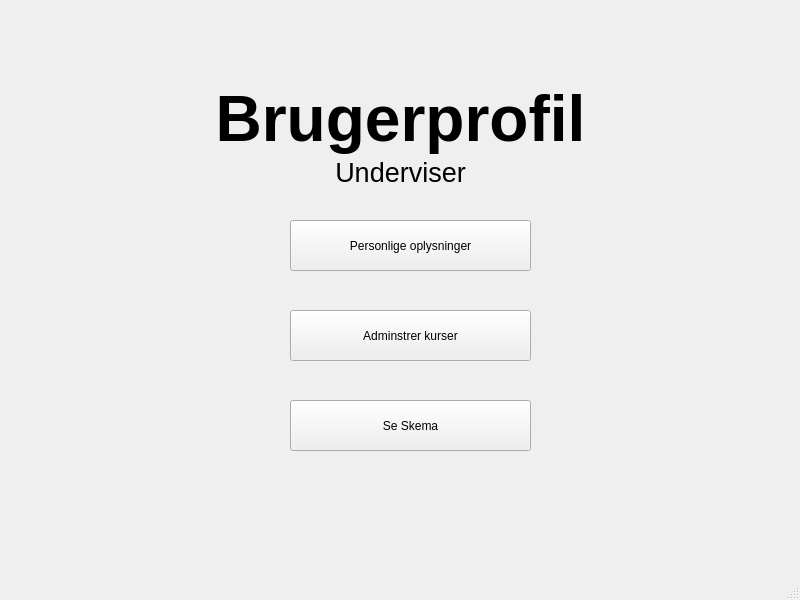
<?xml version="1.0" encoding="UTF-8"?>
<ui version="4.0">
 <class>MainWindow</class>
 <widget class="QMainWindow" name="MainWindow">
  <property name="geometry">
   <rect>
    <x>0</x>
    <y>0</y>
    <width>800</width>
    <height>600</height>
   </rect>
  </property>
  <property name="windowTitle">
   <string>MainWindow</string>
  </property>
  <widget class="QWidget" name="centralwidget">
   <widget class="QLabel" name="label">
    <property name="geometry">
     <rect>
      <x>200</x>
      <y>70</y>
      <width>401</width>
      <height>131</height>
     </rect>
    </property>
    <property name="text">
     <string>&lt;html&gt;&lt;head/&gt;&lt;body&gt;&lt;p align=&quot;center&quot;&gt;&lt;span style=&quot; font-size:48pt; font-weight:700;&quot;&gt;Brugerprofil&lt;br/&gt;&lt;/span&gt;&lt;span style=&quot; font-size:20pt;&quot;&gt;Underviser&lt;/span&gt;&lt;/p&gt;&lt;/body&gt;&lt;/html&gt;</string>
    </property>
   </widget>
   <widget class="QPushButton" name="pushButton">
    <property name="geometry">
     <rect>
      <x>290</x>
      <y>220</y>
      <width>241</width>
      <height>51</height>
     </rect>
    </property>
    <property name="text">
     <string>Personlige oplysninger</string>
    </property>
   </widget>
   <widget class="QPushButton" name="pushButton_3">
    <property name="geometry">
     <rect>
      <x>290</x>
      <y>400</y>
      <width>241</width>
      <height>51</height>
     </rect>
    </property>
    <property name="text">
     <string>Se Skema</string>
    </property>
   </widget>
   <widget class="QPushButton" name="pushButton_4">
    <property name="geometry">
     <rect>
      <x>290</x>
      <y>310</y>
      <width>241</width>
      <height>51</height>
     </rect>
    </property>
    <property name="text">
     <string>Adminstrer kurser</string>
    </property>
   </widget>
  </widget>
  <widget class="QStatusBar" name="statusbar"/>
 </widget>
 <resources/>
 <connections/>
</ui>
